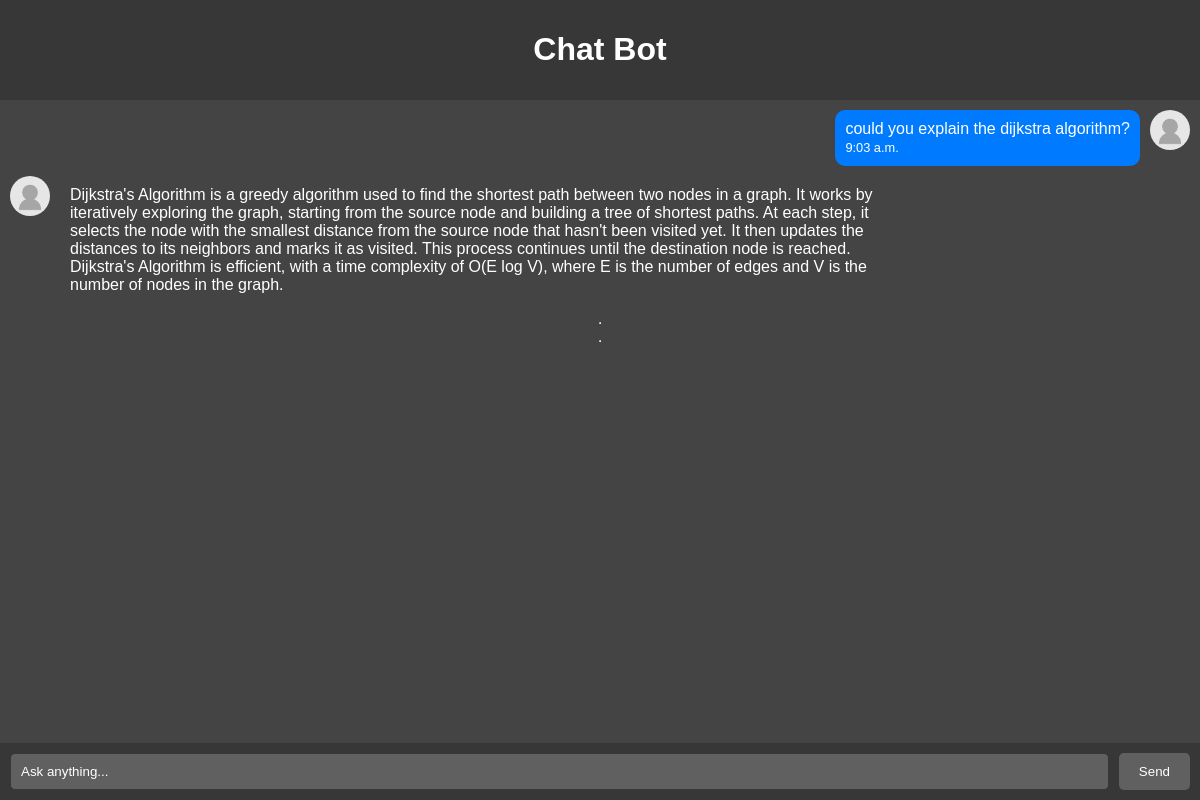
The app's page / (signed in), older data.
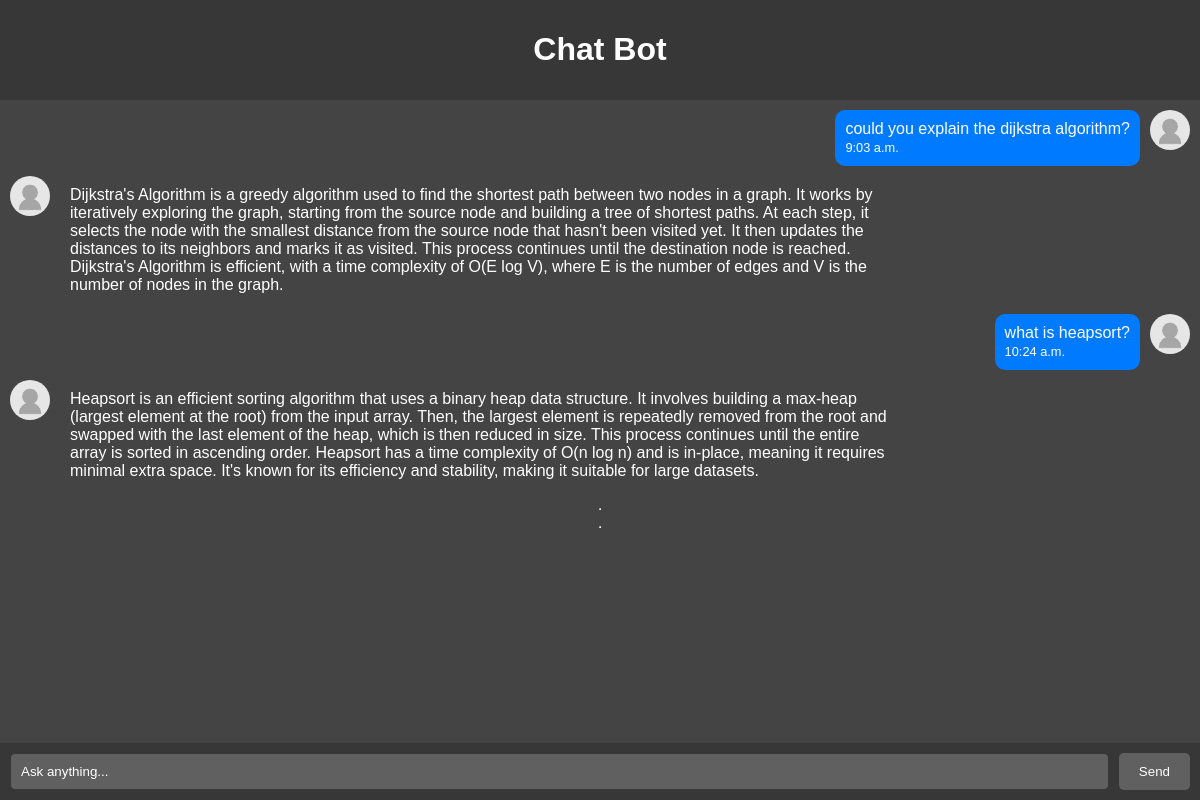
The same page, newer data.
### chatapp/models.py (models this page shows)
class Chat(models.Model):
    user=models.ForeignKey(reqd_user,on_delete=models.CASCADE,related_name='chats')
    message=models.CharField(max_length=100000)
    response=models.CharField(max_length=1000000)
    time=models.TimeField(default=datetime.now().time())

### chatapp/views.py (the view)
# urls.py: path('',views.index,name="index")
def index(request):
    if request.method=="POST":
        msg=request.POST["msg"]
        response=get_response(msg)
        new_obj=Chat.objects.create(user=request.user,message=msg,response=response)
        new_obj.save()
    return render(request,"index.html")

### templates/index.html (shortened to what this page needs)
{% load static %}
<!DOCTYPE html>
<html lang="en">
<head>
    <link rel="stylesheet" href="{% static 'styles.css' %}">
</head>
<body>
    <div class="chat-container">
        <header class="chat-header">
            <h1>Chat Bot</h1>
        </header>
        <div class="chat-box" id="chat-box">
            {% for chat in user.chats.all %}
            <div class="message sent">
                <div class="message-content">
                    <p>{{chat.message}}</p>
                    <span class="timestamp">{{chat.time}}</span>
                </div>
                <div class="avatar2"><img src="{% static '3da39-no-user-image-icon-27.webp' %}" alt="Avatar"></div>
            </div>
            <div class="message received">
                <div class="avatar"><img src="{% static '3da39-no-user-image-icon-27.webp' %}" alt="Avatar"></div>
                <div class="message-content">
                    <p>{{chat.response}}</p>
                </div>
            </div>
            {% endfor %}
        <hr>
        <hr>
        </div>
        <div class="message-input">
            <form method="POST" action="">
                <input type="text" name="msg" placeholder="Ask anything..." autocomplete="off">
                <button type="submit">Send</button>
            </form>
        </div>
    </div>
</body>
</html>

### static/styles.css (style rules this page uses)
body { font-family: Arial, sans-serif; background-color: #00000012; margin: 0; }
.chat-container { display: flex; flex-direction: column; min-height: 100vh; }
.chat-header { background-color: #383737; color: white; padding: 10px; text-align: center; }
.chat-box { flex: 1; padding: 10px; overflow-y: auto; display: flex; flex-direction: column; background-color: #454444; max-height: calc(100vh - 140px); }
.message { display: flex; align-items: flex-start; margin-bottom: 10px; }
.message.sent { justify-content: flex-end; }
.avatar { width: 40px; height: 40px; margin-right: 10px; }
.avatar2 { width: 40px; height: 40px; margin-left: 10px; }
.avatar img { width: 100%; height: 100%; border-radius: 50%; }
.avatar2 img { width: 100%; height: 100%; border-radius: 50%; }
.message-content { max-width: 70%; padding: 10px; border-radius: 10px; background-color: #e9e9e9; }
.message.sent .message-content { align-self: flex-end; background-color: #007BFF; color: white; }
.message.received .message-content { align-self: flex-start; background-color: #454444; color: white; }
.message p { margin: 0; }
.timestamp { font-size: 0.8em; color: #ffffff; text-align: right; }
.message-input { display: flex; padding: 10px; background-color: #383737; align-items: center; width: 100%; box-sizing: border-box; position: fixed; bottom: 0; left: 0; }
.message-input form { display: flex; width: 100%; }
.message-input input { background-color: #616060; flex: 1; padding: 10px; border: 1px solid #383737; border-radius: 5px; resize: none; box-sizing: border-box; margin-right: 10px; }
.message-input button { padding: 10px 20px; border: none; border-radius: 5px; background-color: #616060; color: white; cursor: pointer; }
.message-input input::placeholder { color: white; }

Row changes from the older to the newer data that the page shows:
added Chat: message "what is heapsort?", time "10:24 a.m.", response "Heapsort is an efficient sorting algorithm that uses a binary heap data structure. It involves building a max-heap (largest element at the root) from the input array. Then, the largest element is repeatedly removed from the root and swapped with the last element of the heap, which is then reduced in size. This process continues until the entire array is sorted in ascending order. Heapsort has a time complexity of O(n log n) and is in-place, meaning it requires minimal extra space. It's known for its efficiency and stability, making it suitable for large datasets."
